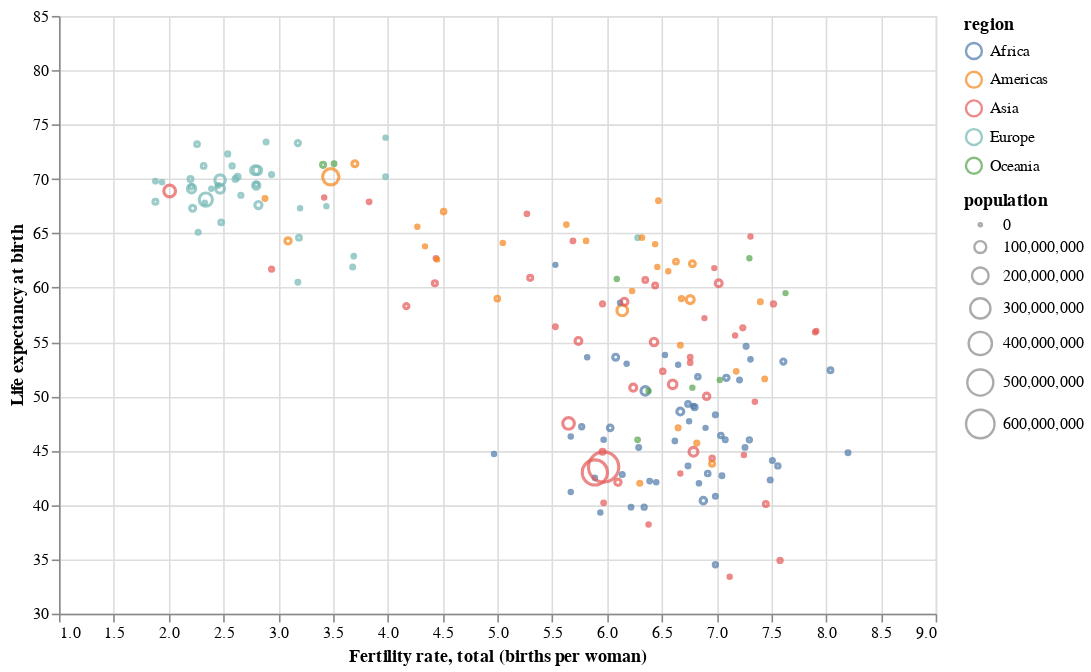

Notebook code cell kept with this figure:
### Code cell
alt.Chart(Q2_data).mark_point().encode(x=alt.X('children_per_woman:Q', title='Fertility rate, total (births per woman)',scale=alt.Scale(domain=[1,9])),
                                       y=alt.Y('life_expectancy:Q',title='Life expectancy at birth',scale=alt.Scale(domain=[30,85])),
                                       color='region',
                                       size='population',
                                      tooltip=['country:N', 'children_per_woman:Q','life_expectancy:Q','population:Q']
).properties(width=550,height=375)

### Figure 1 — Vega-Lite specification as saved in the notebook (floating-point values rounded to 4 significant figures; data arrays with more than 128 entries replaced by an {"elided": "..."} marker saying what was removed)
{"$schema": "https://vega.github.io/schema/vega-lite/v5.20.1.json", "config": {"view": {"continuousHeight": 300, "continuousWidth": 300}}, "data": {"name": "data-962074fcfc9c66a5da62083edf7b4ed1"}, "datasets": {"data-962074fcfc9c66a5da62083edf7b4ed1": {"elided": "178 records"}}, "encoding": {"color": {"field": "region", "type": "nominal"}, "size": {"field": "population", "type": "quantitative"}, "tooltip": [{"field": "country", "type": "nominal"}, {"field": "children_per_woman", "type": "quantitative"}, {"field": "life_expectancy", "type": "quantitative"}, {"field": "population", "type": "quantitative"}], "x": {"field": "children_per_woman", "scale": {"domain": [1, 9]}, "title": "Fertility rate, total (births per woman)", "type": "quantitative"}, "y": {"field": "life_expectancy", "scale": {"domain": [30, 85]}, "title": "Life expectancy at birth", "type": "quantitative"}}, "height": 375, "mark": {"type": "point"}, "width": 550}
